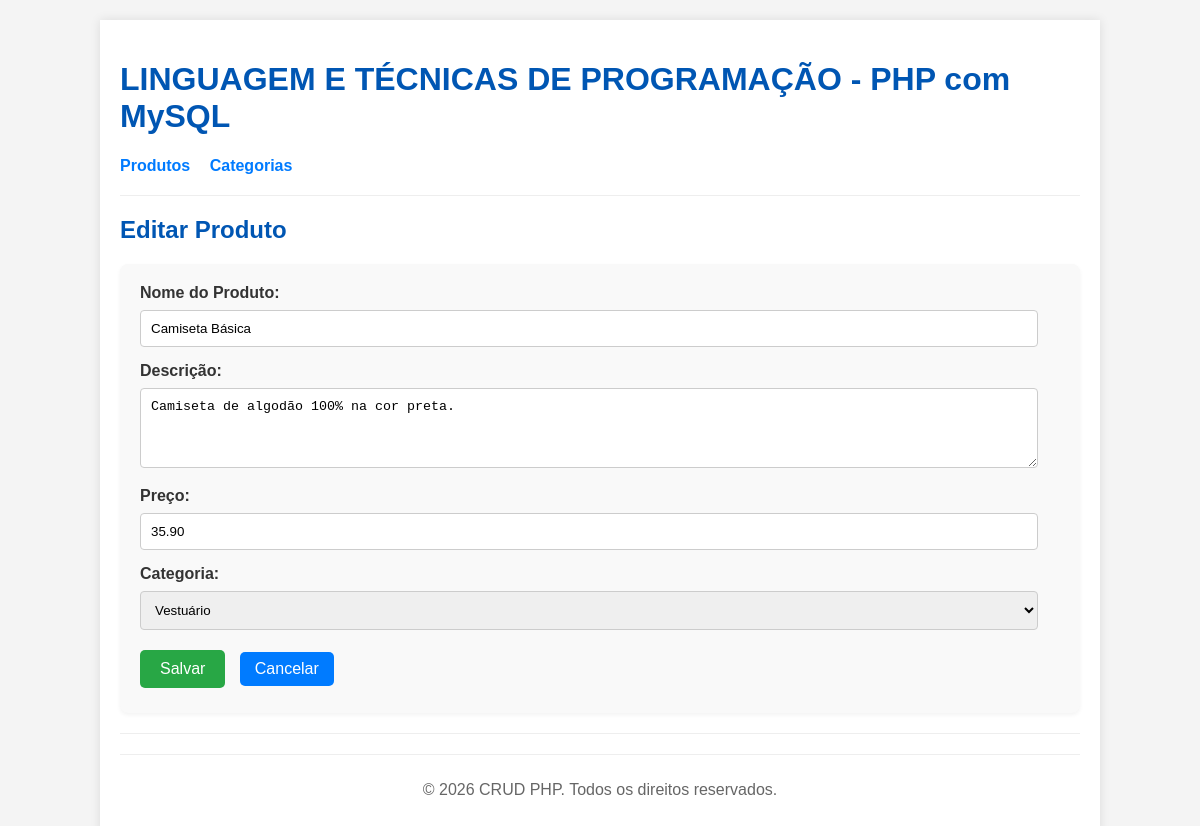
Page /public/index.php?page=produtos&action=edit&id=3 on the committed database.
### tables this page shows
CREATE TABLE IF NOT EXISTS `produtos` (
    `id` INT(11) NOT NULL AUTO_INCREMENT,
    `nome` VARCHAR(255) NOT NULL,
    `descricao` TEXT,
    `preco` DECIMAL(10, 2) NOT NULL,
    `categoria_id` INT(11) NOT NULL,
    PRIMARY KEY (`id`),
    FOREIGN KEY (`categoria_id`) REFERENCES `categorias`(`id`) ON DELETE CASCADE
);

CREATE TABLE IF NOT EXISTS `categorias` (
    `id` INT(11) NOT NULL AUTO_INCREMENT,
    `nome` VARCHAR(255) NOT NULL,
    PRIMARY KEY (`id`)
);

### public/index.php (called while the page is built, shortened)
<?php
$page   = $_GET["page"]   ?? "produtos";
$action = $_GET["action"] ?? "index";
$rotas = [
    "produtos" => [
        "index"  => "/../views/produtos/index_prod.php",
        "create" => "/../views/produtos/create_prod.php",
        "edit"   => "/../views/produtos/edit_prod.php",
    ],
    "categorias" => [
        "index"  => "/../views/categorias/index_cat.php",
        "create" => "/../views/categorias/create_cat.php",
        "edit"   => "/../views/categorias/edit_cat.php",
    ],
];
include __DIR__ . $rotas[$page][$action];
?>

### controllers/ProdutoController.php (called while the page is built, shortened)
<?php
include_once __DIR__ . '/../config/database.php';
include_once __DIR__ . '/../models/Produto.php';
include_once __DIR__ . '/../models/Categoria.php';
class ProdutoController {
    private $produto;
    private $categoria;
    public function __construct() {
        $database = new Database();
        $this->conn = $database->getConnection();
        $this->produto = new Produto($this->conn);
        $this->categoria = new Categoria($this->conn);
    }
    public function readOne($id) {
        $this->produto->id = $id;
        return $this->produto->readOne() ? $this->produto : null;
    }
    public function getCategorias() {
        return $this->categoria->read()->fetchAll(PDO::FETCH_ASSOC);
    }
}
?>

### config/database.php (called while the page is built, shortened)
<?php
class Database {
    private $host = "localhost";
    private $db_name = "crud_db";
    private $username = "root";
    private $password = "";
    public function getConnection() {
        $this->conn = null;
        try {
            $this->conn = new PDO(
                "mysql:host=" . $this->host . ";dbname=" . $this->db_name . ";charset=utf8mb4",
                $this->username,
                $this->password
            );
            $this->conn->setAttribute(PDO::ATTR_ERRMODE, PDO::ERRMODE_EXCEPTION);
        } catch (PDOException $exception) {
            die("Erro de conexão: " . $exception->getMessage());
        }
        return $this->conn;
    }
}
?>

### models/Produto.php (called while the page is built, shortened)
<?php
class Produto {
    private $conn;
    private $table_name = "produtos";
    public $id;
    public function __construct($db) {
        $this->conn = $db;
    }
    function readOne() {
        $query = "SELECT c.nome AS categoria_nome, p.id, p.nome, p.descricao, p.preco, p.categoria_id
                  FROM " . $this->table_name . " p
                  LEFT JOIN categorias c ON p.categoria_id = c.id
                  WHERE p.id = ? LIMIT 1";
        $stmt = $this->conn->prepare($query);
        $stmt->bindValue(1, (int) $this->id, PDO::PARAM_INT);
        $stmt->execute();
        $row = $stmt->fetch(PDO::FETCH_ASSOC);
        $this->nome = $row["nome"];
        $this->descricao = $row["descricao"];
        $this->preco = $row["preco"];
        $this->categoria_id = $row["categoria_id"];
        return true;
    }
}
?>

### models/Categoria.php (called while the page is built, shortened)
<?php
class Categoria {
    private $conn;
    private $table_name = "categorias";
    public function __construct($db) {
        $this->conn = $db;
    }
    function read() {
        $query = "SELECT id, nome FROM " . $this->table_name . " ORDER BY nome";
        $stmt = $this->conn->prepare($query);
        $stmt->execute();
        return $stmt;
    }
}
?>

### views/produtos/edit_prod.php (the view, shortened to what this page needs)
<?php
include_once __DIR__ . '/../../controllers/ProdutoController.php';
$controller = new ProdutoController();
$id = isset($_GET['id']) ? (int) $_GET['id'] : 0;
$produto = $controller->readOne($id);
$categorias = $controller->getCategorias();
include __DIR__ . '/../includes/header.php';
?>
<h2>Editar Produto</h2>
<form action="/crud_php/public/index.php?page=produtos&action=edit&id=<?php echo $id; ?>" method="POST">
    <label for="nome">Nome do Produto:</label>
    <input type="text" id="nome" name="nome" maxlength="255" value="<?php echo e($produto->nome); ?>" required>
    <label for="descricao">Descrição:</label>
    <textarea id="descricao" name="descricao"><?php echo e($produto->descricao); ?></textarea>
    <label for="preco">Preço:</label>
    <input type="number" id="preco" name="preco" step="0.01" min="0" value="<?php echo e($produto->preco); ?>" required>
    <label for="categoria_id">Categoria:</label>
    <select id="categoria_id" name="categoria_id" required>
        <?php foreach ($categorias as $cat): ?>
            <option value="<?php echo (int) $cat['id']; ?>" <?php echo ($cat['id'] == $produto->categoria_id) ? 'selected' : ''; ?>>
                <?php echo e($cat['nome']); ?>
            </option>
        <?php endforeach; ?>
    </select>
    <button type="submit" class="button">Salvar</button>
    <a href="/crud_php/public/index.php?page=produtos" class="button">Cancelar</a>
</form>
<?php include __DIR__ . '/../includes/footer.php'; ?>

### public/css/style.css (style rules this page uses)
body { font-family: Arial, sans-serif; margin: 0; padding: 0; background-color: #f4f4f4; color: #333; }
h1, h2 { color: #0056b3; }
.button { display: inline-block; padding: 8px 15px; margin: 5px 0; background-color: #007bff; color: white; text-decoration: none; border-radius: 5px; border: none; cursor: pointer; }
form { margin-top: 20px; background-color: #f9f9f9; padding: 20px; border-radius: 8px; box-shadow: 0 2px 4px rgba(0, 0, 0, 0.05); }
form label { display: block; margin-bottom: 8px; font-weight: bold; }
form input[type="text"], form input[type="number"], form textarea, form select { width: calc(100% - 22px); padding: 10px; margin-bottom: 15px; border: 1px solid #ccc; border-radius: 4px; box-sizing: border-box; }
form textarea { resize: vertical; min-height: 80px; }
form button[type="submit"] { background-color: #28a745; color: white; padding: 10px 20px; border: none; border-radius: 5px; cursor: pointer; font-size: 16px; margin-right: 10px; }

### rows in the picture
produtos: nome "Camiseta Básica", descricao "Camiseta de algodão 100% na cor preta.", preco "35.90", categoria_id "Vestuário"
